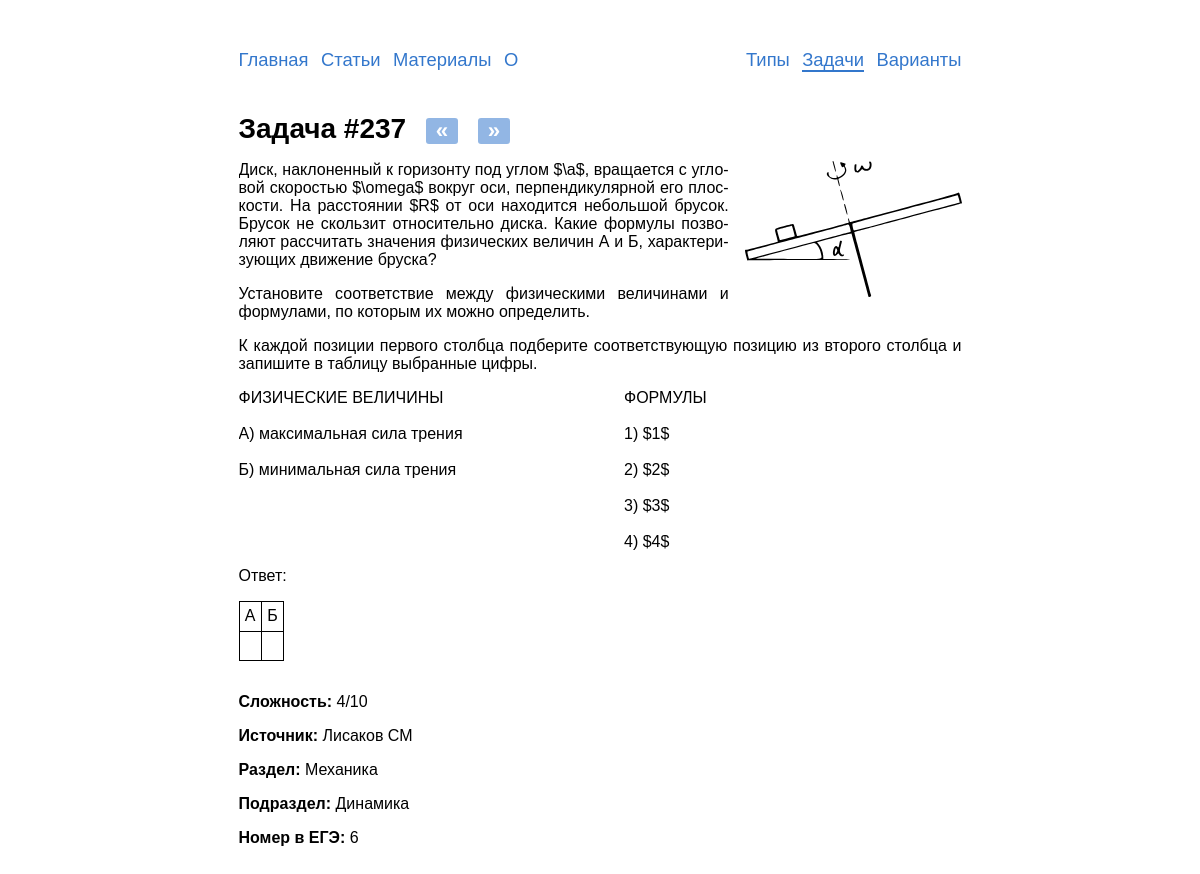
/problems/237/, run on an earlier commit of the app's database.
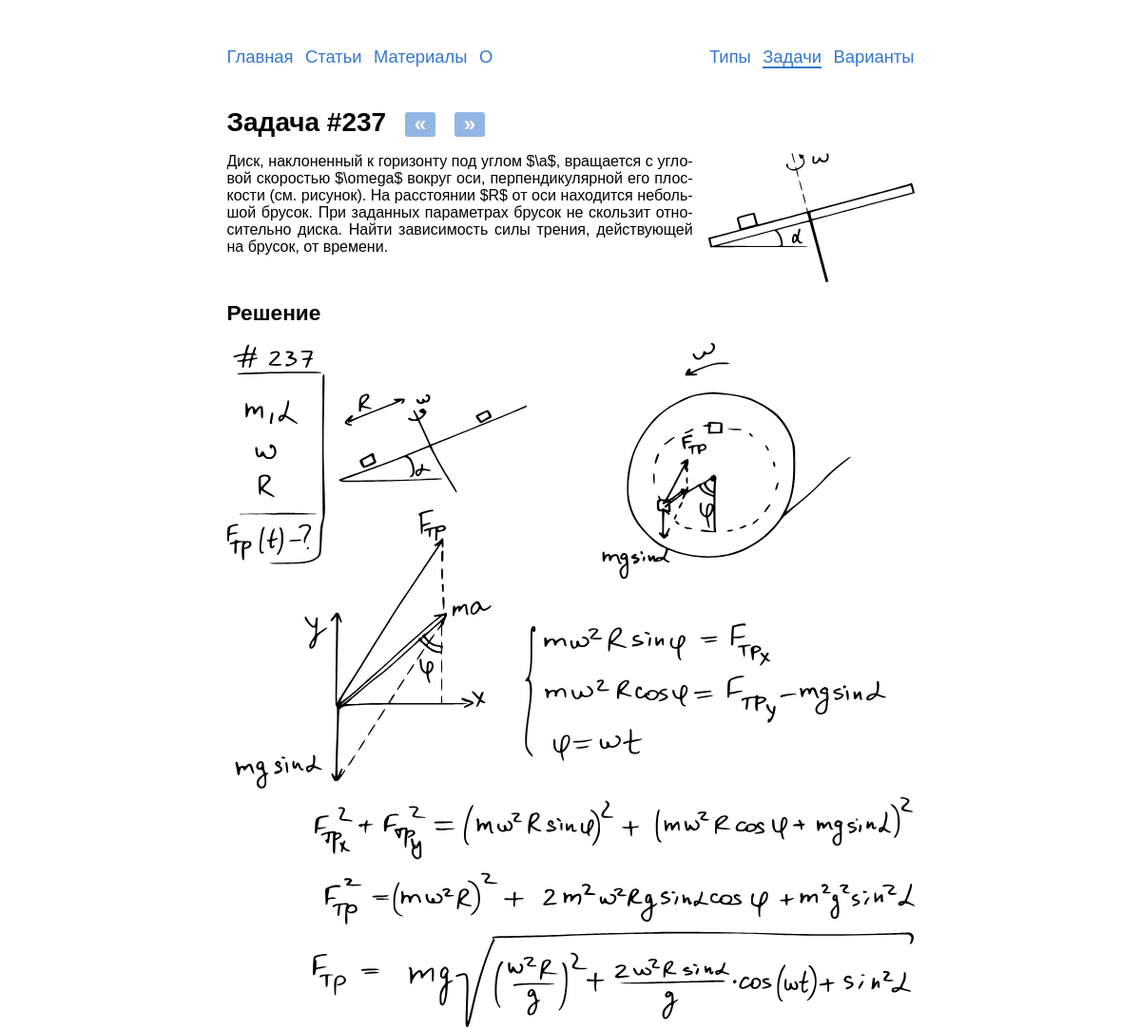
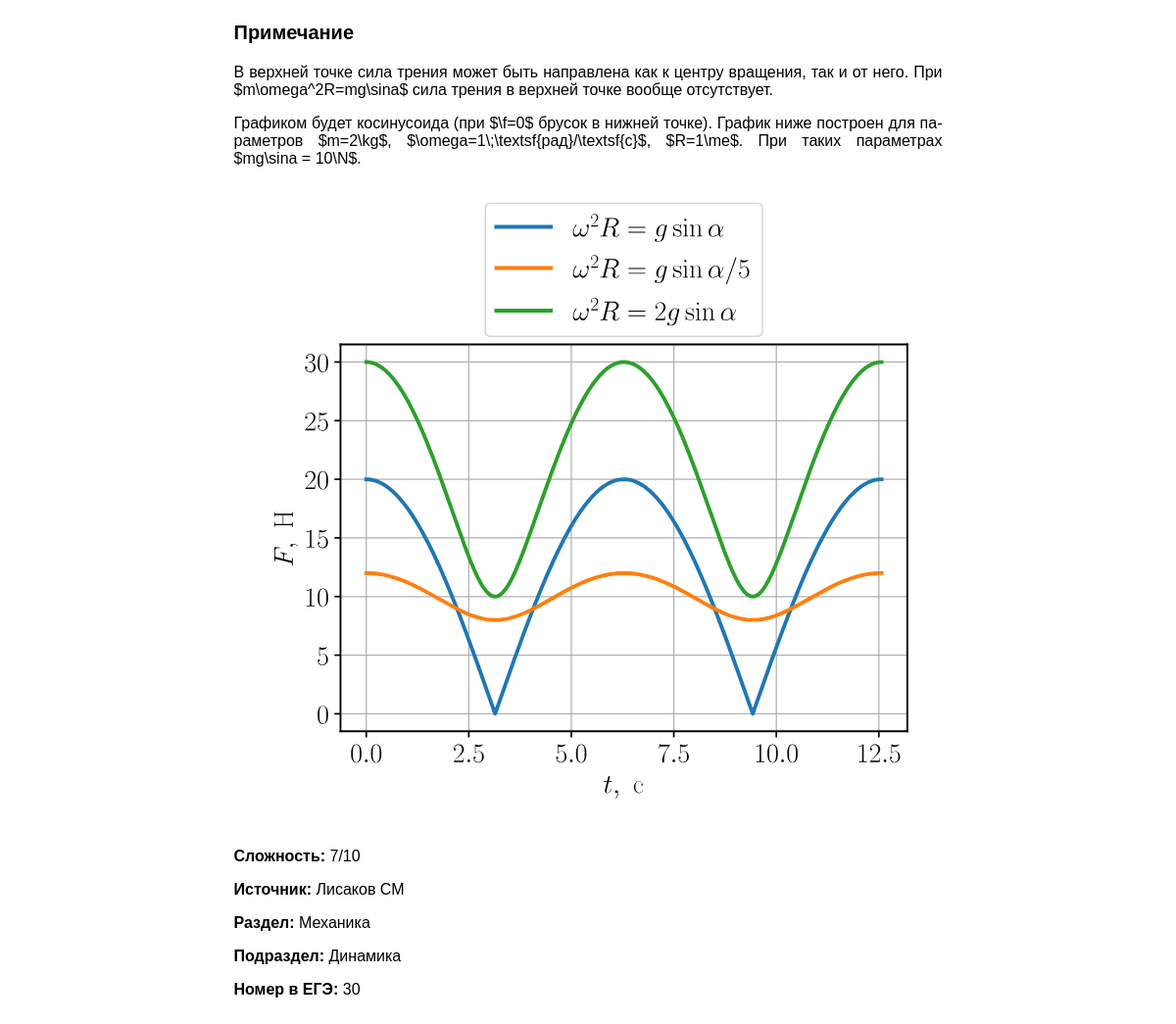
And on a later commit of the database (2 pictures, top to bottom).
### problems/models.py (models this page shows, shortened)
class Problem(models.Model):
    objects = ProblemManager()
    text = models.TextField('условие',
                            max_length=6000,
                            help_text='Максимум 6 тыс. символов '
                            '(если мало - обратитесь к создательнице сайта)')
    solution = models.TextField('решение',
                                max_length=6000,
                                help_text='Максимум 6 тыс. символов',
                                blank=True,
                                null=True)
    answer = models.TextField('ответ',
                              max_length=1000,
                              help_text='Максимум 1 тыс. символов',
                              blank=True,
                              null=True)
    complexity = models.PositiveSmallIntegerField('сложность',
                                                  help_text=('число от 1 до 10'
                                                             ' включительно'),
                                                  blank=True,
                                                  null=True,
                                                  validators=(
                                                      [MinValueValidator(1),
                                                       MaxValueValidator(10)]))
    author = models.ForeignKey(User,
                               on_delete=models.CASCADE,
                               editable=False,
                               verbose_name='автор')
    date = models.DateField('дата добавления',
                            auto_now_add=True)
    tags = models.ManyToManyField(Tag,
                                  verbose_name='тэги',
                                  blank=True)
    source = models.ForeignKey(Source,
                               on_delete=models.CASCADE,
                               verbose_name='источник',
                               blank=True,
                               null=True)
    category = models.ForeignKey(Category,
                                 on_delete=models.CASCADE,
                                 verbose_name='раздел',
                                 blank=True,
                                 null=True)
    subcategory = models.ForeignKey(Subcategory,
                                    on_delete=models.CASCADE,
                                    verbose_name='подраздел',
                                    blank=True,
                                    null=True)
    type_ege = models.ForeignKey(TypeInEGE,
                                 on_delete=models.CASCADE,
                                 verbose_name='Тип задания',
                                 null=True)
    class Meta:
        verbose_name = 'задача'
        verbose_name_plural = 'задачи'
        default_related_name = 'problems'

class TypeInEGE(models.Model):
    objects = TypeInEGEManager()
    number = models.PositiveSmallIntegerField('номер')
    max_score = models.PositiveSmallIntegerField('максимальное количество'
                                                 ' баллов')
    part_ege = models.ForeignKey(PartOfEGE,
                                 on_delete=models.CASCADE,
                                 verbose_name='часть ЕГЭ',
                                 default=1)
    class Meta:
        verbose_name = 'тип'
        verbose_name_plural = 'типы'
        default_related_name = 'type'
        ordering = ['number']
    def __str__(self):
        return str(self.number)

class Source(models.Model):
    name = models.CharField('название',
                            max_length=500,
                            help_text='Максимум 500 символов')
    class Meta:
        verbose_name = 'источник'
        verbose_name_plural = 'источники'
        default_related_name = 'source'
        ordering = ['name']
    def __str__(self):
        return self.name

class CategoryBaseModel(models.Model):
    name = models.CharField('название',
                            max_length=150,
                            help_text='Максимум 150 символов')
    slug = models.SlugField('слаг',
                            max_length=150,
                            help_text=('Слаг - текстовый идентификатор,'
                                       ' с помощью которого будут'
                                       ' генерироваться ссылки'))
    class Meta:
        abstract = True
    def __str__(self):
        return self.name

class Category(CategoryBaseModel):
    class Meta:
        verbose_name = 'раздел'
        verbose_name_plural = 'разделы'
        default_related_name = 'category'
        ordering = ['name']

class Subcategory(CategoryBaseModel):
    category = models.ForeignKey(Category,
                                 verbose_name='категория',
                                 on_delete=models.CASCADE,
                                 default=None,
                                 null=True,
                                 blank=False)
    class Meta:
        verbose_name = 'подраздел'
        verbose_name_plural = 'подразделы'
        default_related_name = 'subcategory'
        ordering = ['name']

### problems/views.py (the view)
# urls.py: re_path(r'^(?P<pk>[1-9]\d*)/$', views.ProblemView.as_view(),
class ProblemView(DetailView):
    model = Problem
    template_name = 'problems/problem_detail.html'
    context_object_name = 'problem'
    def get_queryset(self):
        return Problem.objects.detail()
    def get_context_data(self, **kwargs):
        data = super().get_context_data(**kwargs)
        problem_pk = self.kwargs['pk']
        data['next_problem'] = (Problem.objects
                                       .all()
                                       .filter(id=int(problem_pk) + 1)
                                       .exists())
        data['previous_problem'] = (Problem.objects
                                           .all()
                                           .filter(id=int(problem_pk) - 1)
                                           .exists())
        return data

### problems/managers.py (called while the page is built)
    def detail(self):
        return (
            self.get_queryset()
            .prefetch_related('tags')
            .select_related('source', 'category', 'subcategory',
                            'type_ege')
        )

### problems/templatetags/abbr.py (called while the page is built)
def replace_by_dic(el, dic):
    for i, j in dic.items():
        el = el.replace(i, j)
    return el

@register.filter()
@stringfilter
def abbr(value):
    return replace_by_dic(value, abbr_dic)

### problems/templatetags/markdown_extras.py (called while the page is built)
@register.filter()
@stringfilter
def markdown(value):
    return md.markdown(value, extensions=['markdown.extensions.fenced_code',
                                          'footnotes'])

### templates/problems/problem_detail.html (shortened to what this page needs)
{% extends "base.html" %}
{% load markdown_extras %}
{% load abbr %}
{% block content %}
  <div class="card">
    <h1 class="card-title">Задача #{{problem.id}}
      {% if previous_problem %}
        <a class="lnk_btn no-print" href="/problems/{{problem.id|add:"-1"}}" title="#{{problem.id|add:"-1"}}">«</a>
      {% endif %}
      {% if next_problem %}
        <a class="lnk_btn no-print" href="/problems/{{problem.id|add:"+1"}}" title="#{{problem.id|add:"+1"}}">»</a>
      {% endif %}
    </h1>
    <div class="problem">{{problem.text|markdown|abbr|safe}}</div>
    {% if problem.solution%}<h2>Решение</h2><div class="solution">{{problem.solution|markdown|safe}}</div>{% endif %}
    {% if problem.complexity%}<p><b>Сложность: </b>{{problem.complexity}}/10</p>{% endif %}
    {% if problem.source%}<p><b>Источник: </b>{{problem.source}}</p>{% endif %}
    {% if problem.category%}<p><b>Раздел: </b>{{problem.category}}</p>{% endif %}
    {% if problem.subcategory%}<p><b>Подраздел: </b>{{problem.subcategory}}</p>{% endif %}
    <p><b>Номер в ЕГЭ: </b>{{problem.type_ege}}</p>
    </div>
{% endblock %}

What changed in the data, as far as the page shows it:
changed Problem "Лисаков СМ": text|abbr "…вокруг оси, перпендикулярной его плоскости. На расстоянии $R$ от оси находится небольшой брусок. Брусок не скользит относительно диска. Какие формулы позволяют рассчитать значения физических величин А и Б, характеризующих движение бруска? Установите соответствие между физическими величинами и формулами, по которым их можно определить. К каждой позиции первого столбца подберите соответствующую позицию из второго столбца и запишите в таблицу выбранные цифры. ФИЗИЧЕСКИЕ ВЕЛИЧИНЫ A) максимальная сила трения Б) минимальная сила трения ФОРМУЛЫ 1) $1$ 2) $2$ 3) $3$ 4) $4$ Ответ: А Б" → "…вокруг оси, перпендикулярной его плоскости (см. рисунок). На расстоянии $R$ от оси находится небольшой брусок. При заданных параметрах брусок не скользит относительно диска. Найти зависимость силы трения, действующей на брусок, от времени."; solution: picture added; solution (not shown) → "Примечание В верхней точке сила трения может быть направлена как к центру вращения, так и от него. При $m\\omega^2R=mg\\sina$ сила трения в верхней точке вообще отсутствует. Графиком будет косинусоида (при $\\f=0$ брусок в нижней точке). График ниже построен для параметров $m=2\\kg$, $\\omega=1\\;\\textsf{рад}/\\textsf{с}$, $R=1\\me$. При таких параметрах $mg\\sina = 10\\N$."; complexity "4" → "7"; type_ege "6" → "30"
Also different on the page:
text now shown: "Решение"
